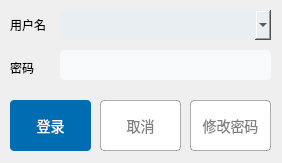
<?xml version="1.0" encoding="UTF-8"?>
<ui version="4.0">
 <class>adminLoginDialog</class>
 <widget class="QDialog" name="adminLoginDialog">
  <property name="geometry">
   <rect>
    <x>0</x>
    <y>0</y>
    <width>282</width>
    <height>163</height>
   </rect>
  </property>
  <property name="windowTitle">
   <string>adminLoginDialog</string>
  </property>
  <widget class="QComboBox" name="info_comboBox">
   <property name="geometry">
    <rect>
     <x>60</x>
     <y>10</y>
     <width>211</width>
     <height>30</height>
    </rect>
   </property>
   <property name="minimumSize">
    <size>
     <width>110</width>
     <height>30</height>
    </size>
   </property>
   <property name="styleSheet">
    <string notr="true">background: #e9eef2;
border-radius: 4px;
padding-left: 3px;
font-size: 14px;
color: rgba(0,0,0,0.8);
border: 0px;</string>
   </property>
  </widget>
  <widget class="QPushButton" name="Buttonchange">
   <property name="geometry">
    <rect>
     <x>190</x>
     <y>100</y>
     <width>81</width>
     <height>51</height>
    </rect>
   </property>
   <property name="styleSheet">
    <string notr="true">background: white;
border: 1px solid rgba(0,0,0,0.3);
border-radius: 4px;
color: rgba(0,0,0,0.5);
font-size: 14px;</string>
   </property>
   <property name="text">
    <string>修改密码</string>
   </property>
   <property name="iconSize">
    <size>
     <width>25</width>
     <height>16</height>
    </size>
   </property>
  </widget>
  <widget class="QLabel" name="usrLabel">
   <property name="geometry">
    <rect>
     <x>10</x>
     <y>10</y>
     <width>41</width>
     <height>30</height>
    </rect>
   </property>
   <property name="minimumSize">
    <size>
     <width>20</width>
     <height>20</height>
    </size>
   </property>
   <property name="text">
    <string>用户名</string>
   </property>
  </widget>
  <widget class="QPushButton" name="adminButton">
   <property name="geometry">
    <rect>
     <x>10</x>
     <y>100</y>
     <width>81</width>
     <height>51</height>
    </rect>
   </property>
   <property name="styleSheet">
    <string notr="true">background: #006db2;
border-radius: 4px;
color: white;
font-size: 14px;</string>
   </property>
   <property name="text">
    <string>登录</string>
   </property>
   <property name="iconSize">
    <size>
     <width>25</width>
     <height>16</height>
    </size>
   </property>
  </widget>
  <widget class="QLabel" name="passwordLabel">
   <property name="geometry">
    <rect>
     <x>10</x>
     <y>60</y>
     <width>24</width>
     <height>16</height>
    </rect>
   </property>
   <property name="text">
    <string>密码</string>
   </property>
  </widget>
  <widget class="QPushButton" name="cancelButton">
   <property name="geometry">
    <rect>
     <x>100</x>
     <y>100</y>
     <width>81</width>
     <height>51</height>
    </rect>
   </property>
   <property name="styleSheet">
    <string notr="true">background: white;
border: 1px solid rgba(0,0,0,0.3);
border-radius: 4px;
color: rgba(0,0,0,0.5);
font-size: 14px;</string>
   </property>
   <property name="text">
    <string>取消</string>
   </property>
   <property name="iconSize">
    <size>
     <width>25</width>
     <height>16</height>
    </size>
   </property>
  </widget>
  <widget class="QLineEdit" name="passwordLineEdit">
   <property name="geometry">
    <rect>
     <x>60</x>
     <y>50</y>
     <width>211</width>
     <height>30</height>
    </rect>
   </property>
   <property name="minimumSize">
    <size>
     <width>200</width>
     <height>30</height>
    </size>
   </property>
   <property name="font">
    <font>
     <pointsize>-1</pointsize>
     <weight>75</weight>
     <bold>true</bold>
    </font>
   </property>
   <property name="styleSheet">
    <string notr="true">background: #f7f9fa;
border-radius: 4px;
padding-left: 2px;
font-size: 14px;
color: rgba(0,0,0,0.3);</string>
   </property>
   <property name="echoMode">
    <enum>QLineEdit::Password</enum>
   </property>
  </widget>
 </widget>
 <layoutdefault spacing="6" margin="11"/>
 <resources/>
 <connections>
  <connection>
   <sender>adminButton</sender>
   <signal>clicked()</signal>
   <receiver>adminLoginDialog</receiver>
   <slot>pushButtonAdminLogin()</slot>
   <hints>
    <hint type="sourcelabel">
     <x>26</x>
     <y>127</y>
    </hint>
    <hint type="destinationlabel">
     <x>25</x>
     <y>162</y>
    </hint>
   </hints>
  </connection>
  <connection>
   <sender>cancelButton</sender>
   <signal>clicked()</signal>
   <receiver>adminLoginDialog</receiver>
   <slot>pushButtonCancelLogin()</slot>
   <hints>
    <hint type="sourcelabel">
     <x>154</x>
     <y>135</y>
    </hint>
    <hint type="destinationlabel">
     <x>159</x>
     <y>167</y>
    </hint>
   </hints>
  </connection>
  <connection>
   <sender>Buttonchange</sender>
   <signal>clicked()</signal>
   <receiver>adminLoginDialog</receiver>
   <slot>pushButtonChangePassword()</slot>
   <hints>
    <hint type="sourcelabel">
     <x>256</x>
     <y>133</y>
    </hint>
    <hint type="destinationlabel">
     <x>282</x>
     <y>133</y>
    </hint>
   </hints>
  </connection>
 </connections>
 <slots>
  <slot>pushButtonAdminLogin()</slot>
  <slot>pushButtonCancelLogin()</slot>
  <slot>pushButtonChangePassword()</slot>
 </slots>
</ui>
